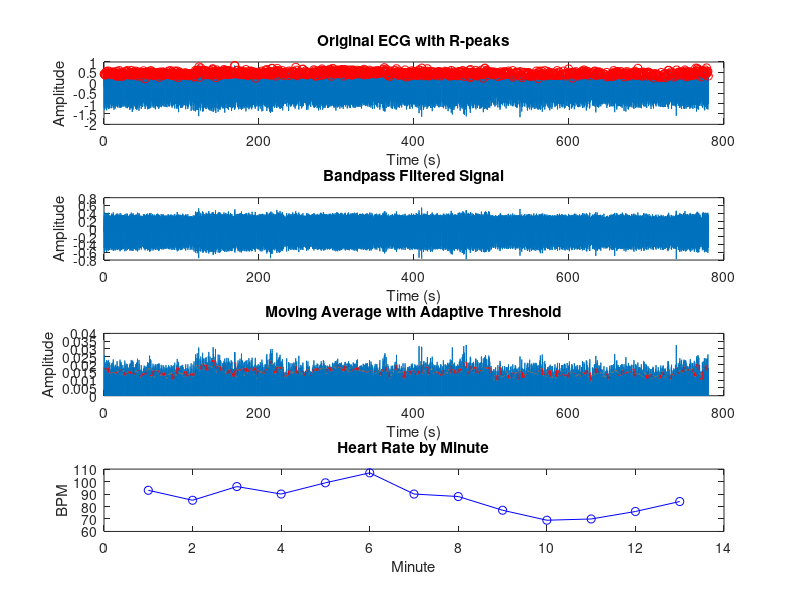
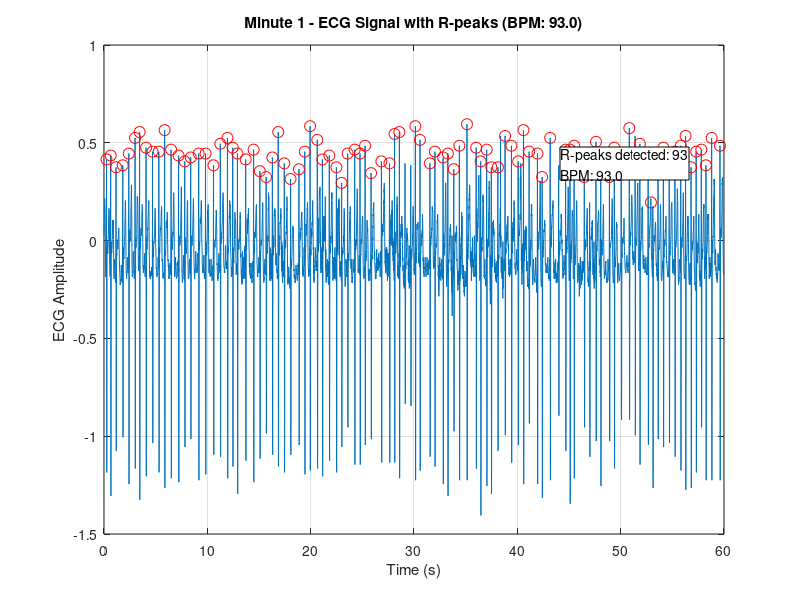
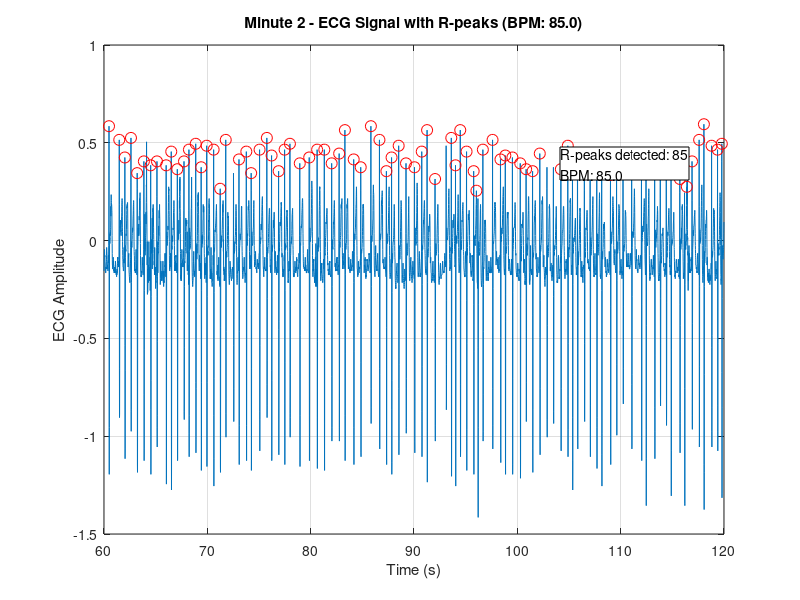
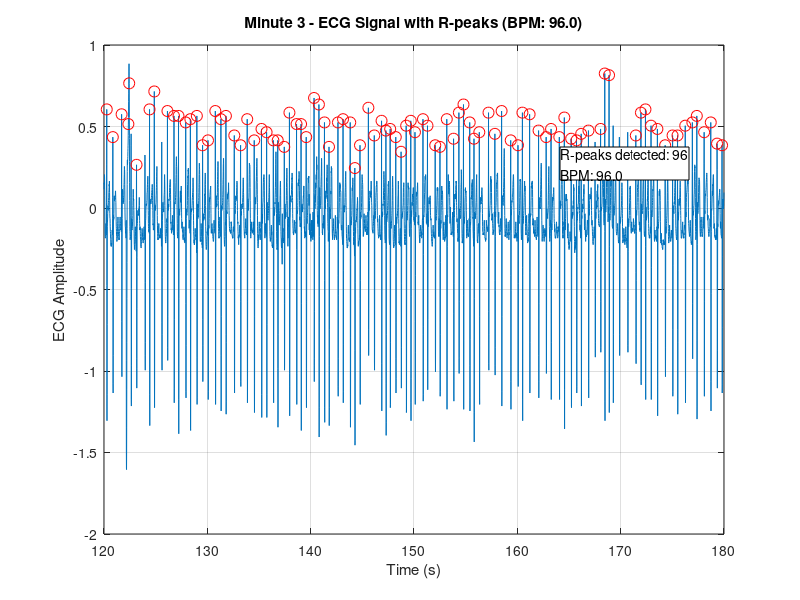

Here is the MATLAB script that generated these plots, in order:
load('E1.mat');
Fs = 128;

% Calculate how many complete minutes of data we want
samples_per_minute = 60*Fs;
total_complete_minutes = floor(length(E1)/(samples_per_minute));
samples_to_keep = total_complete_minutes * samples_per_minute;

% Trim the signal to exact multiple of minutes
ecg = E1(1:samples_to_keep);

% Create time vector for trimmed signal
t = (0:length(ecg)-1)/Fs;

% Step 1: Bandpass Filter (5-15 Hz)
[b, a] = butter(2, [5 15]/(Fs/2), 'bandpass');
ecg_filtered = filtfilt(b, a, ecg);

% Step 2: Derivative
derivative = zeros(size(ecg_filtered));
derivative(1:end-1) = diff(ecg_filtered);
derivative(end) = derivative(end-1);

% Step 3: Squaring
squared = derivative.^2;

% Step 4: Moving Window Integration
window_size = round(0.15*Fs); % 150ms window
moving_avg = movmean(squared, window_size);

% Adaptive thresholding
window_size_adapt = 2*Fs; % 2 second window for adaptive threshold
threshold = zeros(size(moving_avg));
for i = 1:window_size_adapt:length(moving_avg)
    window_end = min(i + window_size_adapt - 1, length(moving_avg));
    window_data = moving_avg(i:window_end);
    threshold(i:window_end) = mean(window_data) + 1.5*std(window_data);
end

% Find peaks with more sensitive parameters
min_distance = round(0.4*Fs); % Minimum 400ms between peaks (assuming max 150 BPM)
[pks, locs] = findpeaks(moving_avg, 'MinPeakHeight', mean(threshold), 'MinPeakDistance', min_distance);

% Find corresponding R-peaks in original ECG
R_peaks = zeros(size(locs));
window = round(0.2*Fs); % 100ms window to search for R peak

for i = 1:length(locs)
    % Define search window
    start_idx = max(1, locs(i) - window);
    end_idx = min(length(ecg), locs(i) + window);
    
    % Find maximum in original ECG within window
    [~, max_idx] = max(ecg(start_idx:end_idx));
    R_peaks(i) = start_idx + max_idx - 1;
end

% Calculate BPM for each minute
bpm = zeros(1, total_complete_minutes);
for minute = 1:total_complete_minutes
    start_sample = (minute-1) * samples_per_minute + 1;
    end_sample = minute * samples_per_minute;
    
    % Find R-peaks within this minute
    peaks_in_minute = sum(R_peaks >= start_sample & R_peaks <= end_sample);
    bpm(minute) = peaks_in_minute;
end

% Plot results
figure;
subplot(4,1,1);
plot(t, ecg);
hold on;
plot(t(R_peaks), ecg(R_peaks), 'ro');
title('Original ECG with R-peaks');
xlabel('Time (s)');
ylabel('Amplitude');

subplot(4,1,2);
plot(t, ecg_filtered);
title('Bandpass Filtered Signal');
xlabel('Time (s)');
ylabel('Amplitude');

subplot(4,1,3);
plot(t, moving_avg);
title('Moving Average with Adaptive Threshold');
hold on;
plot(t, threshold, 'r--');
xlabel('Time (s)');
ylabel('Amplitude');

subplot(4,1,4);
plot(1:total_complete_minutes, bpm, 'bo-');
title('Heart Rate by Minute');
xlabel('Minute');
ylabel('BPM');

% Print statistics
fprintf('\nECG Analysis Summary:\n');
fprintf('Total duration: %d complete minutes\n', total_complete_minutes);
fprintf('Total R-peaks detected: %d\n', length(R_peaks));
fprintf('Average R-peaks per minute: %.1f\n', mean(bpm));
fprintf('Min heart rate: %.1f BPM\n', min(bpm));
fprintf('Max heart rate: %.1f BPM\n', max(bpm));

% Plot individual minutes
for minute = 1:total_complete_minutes
    figure;
    
    % Calculate time range for this minute
    start_sample = (minute-1) * samples_per_minute + 1;
    end_sample = minute * samples_per_minute;
    time_range = t(start_sample:end_sample);
    
    % Plot ECG signal for this minute
    plot(time_range, ecg(start_sample:end_sample));
    hold on;
    
    % Find and plot R-peaks for this minute
    minute_peaks = R_peaks((R_peaks >= start_sample) & (R_peaks <= end_sample));
    plot(t(minute_peaks), ecg(minute_peaks), 'ro', 'MarkerSize', 8);
    
    % Add labels and title
    xlabel('Time (s)');
    ylabel('ECG Amplitude');
    title(sprintf('Minute %d - ECG Signal with R-peaks (BPM: %.1f)', ...
        minute, bpm(minute)));
    grid on;
    
    % Add text box with statistics
    stats_text = sprintf('R-peaks detected: %d\nBPM: %.1f', ...
        length(minute_peaks), bpm(minute));
    annotation('textbox', [0.7 0.7 0.2 0.2], ...
        'String', stats_text, ...
        'FitBoxToText', 'on', ...
        'BackgroundColor', 'white');
end